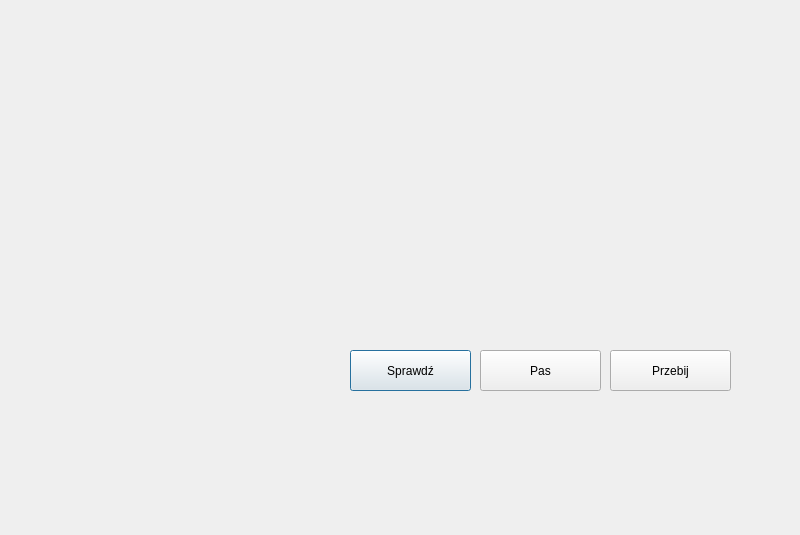
<?xml version="1.0" encoding="UTF-8"?>
<ui version="4.0">
 <class>Game</class>
 <widget class="QDialog" name="Game">
  <property name="geometry">
   <rect>
    <x>0</x>
    <y>0</y>
    <width>800</width>
    <height>535</height>
   </rect>
  </property>
  <property name="minimumSize">
   <size>
    <width>800</width>
    <height>535</height>
   </size>
  </property>
  <property name="maximumSize">
   <size>
    <width>800</width>
    <height>535</height>
   </size>
  </property>
  <property name="windowTitle">
   <string>Dialog</string>
  </property>
  <property name="styleSheet">
   <string notr="true">background-image: url(:/img/img/24.png);</string>
  </property>
  <widget class="QPushButton" name="pushButton">
   <property name="geometry">
    <rect>
     <x>350</x>
     <y>350</y>
     <width>121</width>
     <height>41</height>
    </rect>
   </property>
   <property name="text">
    <string>Sprawdź</string>
   </property>
  </widget>
  <widget class="QPushButton" name="pushButton_2">
   <property name="geometry">
    <rect>
     <x>610</x>
     <y>350</y>
     <width>121</width>
     <height>41</height>
    </rect>
   </property>
   <property name="text">
    <string>Przebij</string>
   </property>
  </widget>
  <widget class="QPushButton" name="pushButton_3">
   <property name="geometry">
    <rect>
     <x>480</x>
     <y>350</y>
     <width>121</width>
     <height>41</height>
    </rect>
   </property>
   <property name="text">
    <string>Pas</string>
   </property>
  </widget>
 </widget>
 <resources/>
 <connections/>
</ui>
